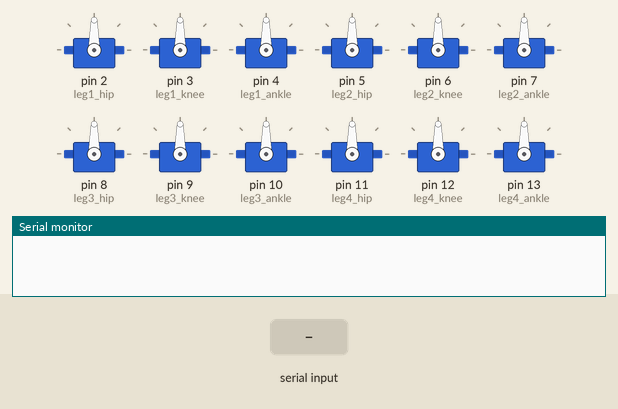
Recording of a sketch running on a simulated Arduino Uno, built with avr-gcc and run on an emulated ATmega328P. Shown: 12 × servo, the last lines printed to the serial monitor. The test bench sets the inputs (shaded band).

Above: at 1.2 s.
1.3 s: "F" received over the second serial link
At 1.7 s:
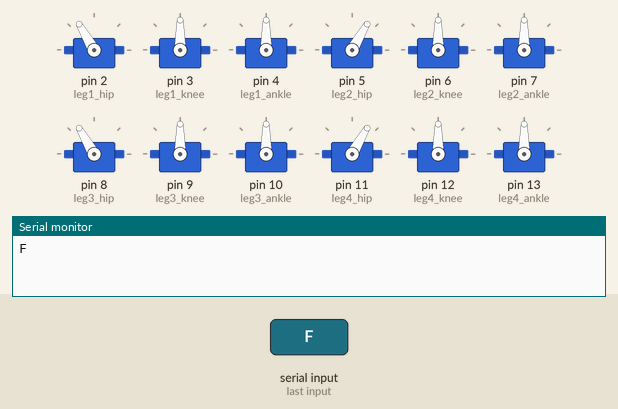
3.3 s: "B" received over the second serial link
At 3.7 s:
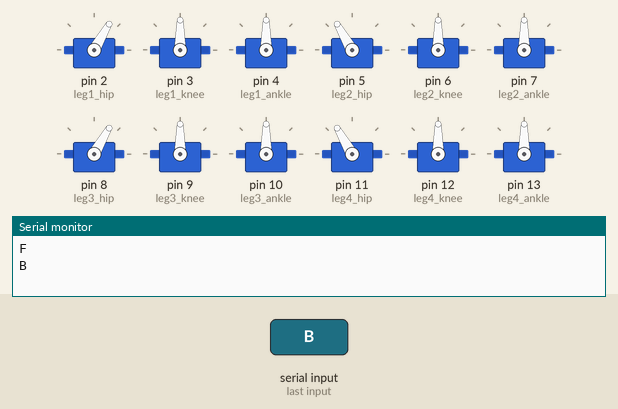
5.3 s: "L" received over the second serial link
At 5.6 s:
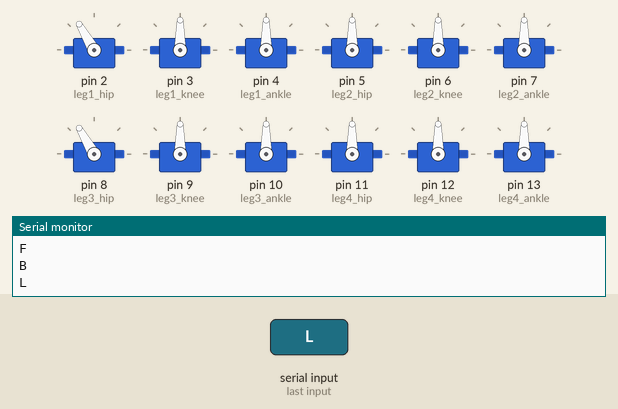
7.3 s: "R" received over the second serial link
At 7.7 s:
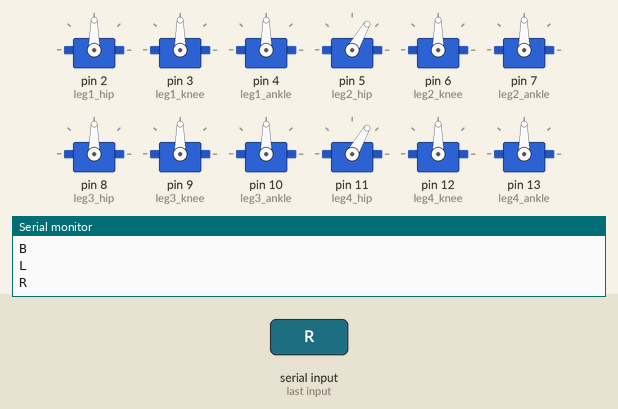
Timing chart, 0 to 10.3 s (numbered marks = the images above; inputs shaded):
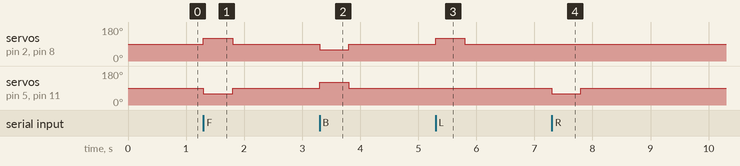

Measured:
- after the input at 1.3 s, servo on pin 2 (leg1_hip), servo on pin 8 (leg3_hip): 90° → 120° at once, → 90° 0.50 s later; servo on pin 5 (leg2_hip), servo on pin 11 (leg4_hip): 90° → 60° at once, → 90° 0.50 s later
- after the input at 3.3 s, servo on pin 2 (leg1_hip), servo on pin 8 (leg3_hip): 90° → 60° at once, → 90° 0.50 s later; servo on pin 5 (leg2_hip), servo on pin 11 (leg4_hip): 90° → 120° at once, → 90° 0.50 s later
- after the input at 5.3 s, servo on pin 2 (leg1_hip), servo on pin 8 (leg3_hip): 90° → 120° at once, → 90° 0.50 s later
- after the input at 7.3 s, servo on pin 5 (leg2_hip), servo on pin 11 (leg4_hip): 90° → 60° at once, → 90° 0.50 s later

The sketch:

spider.ino
```cpp
#include <Servo.h>
#include <SoftwareSerial.h>

// Bluetooth module connected to RX 10 and TX 11
SoftwareSerial BT(10, 11);

// Servos for the legs (3 servos per leg, 12 total)
Servo leg1_hip, leg1_knee, leg1_ankle;
Servo leg2_hip, leg2_knee, leg2_ankle;
Servo leg3_hip, leg3_knee, leg3_ankle;
Servo leg4_hip, leg4_knee, leg4_ankle;

// Servo for the camera direction
Servo camera_servo;

void setup() {
    Serial.begin(9600);
    BT.begin(9600);

    // Attach servos to appropriate PWM pins
    leg1_hip.attach(2); leg1_knee.attach(3); leg1_ankle.attach(4);
    leg2_hip.attach(5); leg2_knee.attach(6); leg2_ankle.attach(7);
    leg3_hip.attach(8); leg3_knee.attach(9); leg3_ankle.attach(10);
    leg4_hip.attach(11); leg4_knee.attach(12); leg4_ankle.attach(13);
    camera_servo.attach(A0);

    // Set initial positions
    setNeutralPosition();
}

void loop() {
    if (BT.available()) {
        char command = BT.read();
        Serial.println(command);
        executeCommand(command);
    }
}

void setNeutralPosition() {
    // Set all servos to neutral position (adjust as needed)
    leg1_hip.write(90); leg1_knee.write(90); leg1_ankle.write(90);
    leg2_hip.write(90); leg2_knee.write(90); leg2_ankle.write(90);
    leg3_hip.write(90); leg3_knee.write(90); leg3_ankle.write(90);
    leg4_hip.write(90); leg4_knee.write(90); leg4_ankle.write(90);
    camera_servo.write(90);
}

void executeCommand(char command) {
    switch (command) {
        case 'F': moveForward(); break;
        case 'B': moveBackward(); break;
        case 'L': turnLeft(); break;
        case 'R': turnRight(); break;
        case 'C': lookAround(); break;
        case 'S': setNeutralPosition(); break;
        case 'U': camera_servo.write(45); break;
        case 'D': camera_servo.write(135); break;
        case 'N': camera_servo.write(90); break;
        default: break;
    }
}

void moveForward() {
    leg1_hip.write(120); leg2_hip.write(60);
    leg3_hip.write(120); leg4_hip.write(60);
    delay(500);
    setNeutralPosition();
}

void moveBackward() {
    leg1_hip.write(60); leg2_hip.write(120);
    leg3_hip.write(60); leg4_hip.write(120);
    delay(500);
    setNeutralPosition();
}

void turnLeft() {
    leg1_hip.write(120); leg3_hip.write(120);
    delay(500);
    setNeutralPosition();
}

void turnRight() {
    leg2_hip.write(60); leg4_hip.write(60);
    delay(500);
    setNeutralPosition();
}

void lookAround() {
    // This function is now controlled by user commands (U, D, N for Up, Down, Neutral)
}
```
